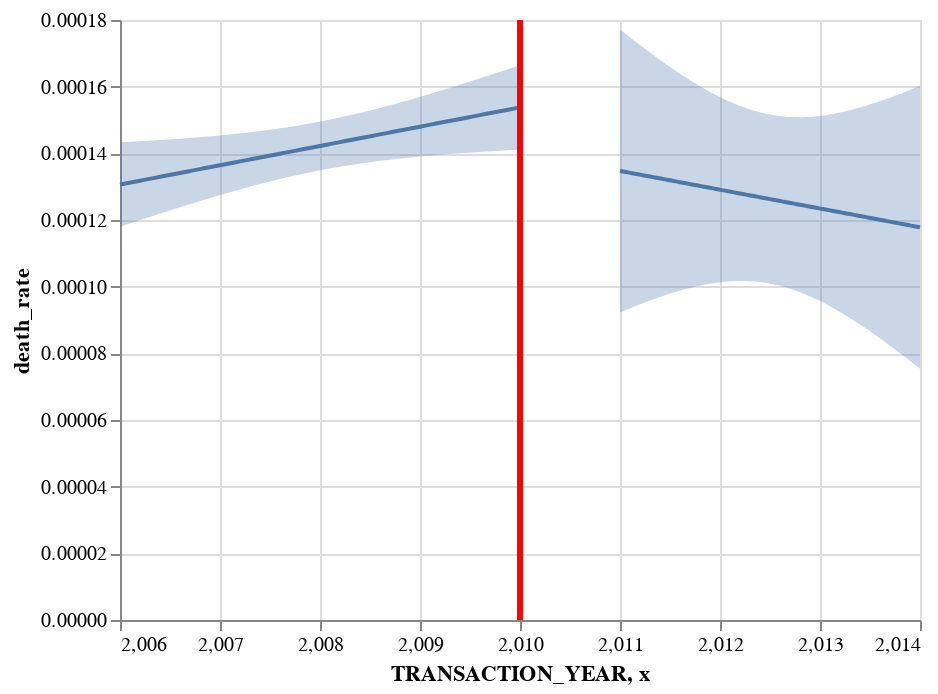

Notebook cell for this chart:
### Markdown cell above
> pre-post death rate

### Code cell
xvar= "TRANSACTION_YEAR"
yvar="death_rate"
fit, chart = pre_post(FL, yvar, xvar, 2010, alpha=0.05)
chart

### Figure 1 — Vega-Lite specification as saved in the notebook (floating-point values rounded to 4 significant figures)
{"config": {"view": {"continuousWidth": 400, "continuousHeight": 300}}, "layer": [{"data": {"name": "data-db74339cfa93f0171d5b25acb32b6cee"}, "mark": "errorband", "encoding": {"x": {"field": "TRANSACTION_YEAR", "type": "quantitative"}, "y": {"field": "ci_low", "title": "death_rate", "type": "quantitative"}, "y2": {"field": "ci_high"}}}, {"data": {"name": "data-50297051251eb2cb0eb5172eb2dfa0b2"}, "mark": "errorband", "encoding": {"x": {"field": "TRANSACTION_YEAR", "type": "quantitative"}, "y": {"field": "ci_low", "title": "death_rate", "type": "quantitative"}, "y2": {"field": "ci_high"}}}, {"data": {"name": "data-db74339cfa93f0171d5b25acb32b6cee"}, "mark": "line", "encoding": {"x": {"field": "TRANSACTION_YEAR", "type": "quantitative"}, "y": {"field": "death_rate", "type": "quantitative"}}}, {"data": {"name": "data-50297051251eb2cb0eb5172eb2dfa0b2"}, "mark": "line", "encoding": {"x": {"field": "TRANSACTION_YEAR", "type": "quantitative"}, "y": {"field": "death_rate", "type": "quantitative"}}}, {"data": {"name": "data-c6a99109c809d7b1b46dbbb9b2adf5d2"}, "mark": {"type": "rule", "color": "red", "strokeWidth": 3}, "encoding": {"x": {"field": "x", "type": "quantitative"}}}], "$schema": "https://vega.github.io/schema/vega-lite/v4.17.0.json", "datasets": {"data-db74339cfa93f0171d5b25acb32b6cee": [{"TRANSACTION_YEAR": 2006.0, "death_rate": 0.0001306, "ci_low": 0.000118, "ci_high": 0.0001433}, {"TRANSACTION_YEAR": 2006.0, "death_rate": 0.0001309, "ci_low": 0.0001184, "ci_high": 0.0001434}, {"TRANSACTION_YEAR": 2006.0, "death_rate": 0.0001311, "ci_low": 0.0001188, "ci_high": 0.0001434}, {"TRANSACTION_YEAR": 2006.0, "death_rate": 0.0001313, "ci_low": 0.0001192, "ci_high": 0.0001435}, {"TRANSACTION_YEAR": 2006.0, "death_rate": 0.0001316, "ci_low": 0.0001196, "ci_high": 0.0001436}, {"TRANSACTION_YEAR": 2006.0, "death_rate": 0.0001318, "ci_low": 0.00012, "ci_high": 0.0001436}, {"TRANSACTION_YEAR": 2006.0, "death_rate": 0.000132, "ci_low": 0.0001204, "ci_high": 0.0001437}, {"TRANSACTION_YEAR": 2006.0, "death_rate": 0.0001323, "ci_low": 0.0001208, "ci_high": 0.0001438}, {"TRANSACTION_YEAR": 2006.0, "death_rate": 0.0001325, "ci_low": 0.0001211, "ci_high": 0.0001438}, {"TRANSACTION_YEAR": 2006.0, "death_rate": 0.0001327, "ci_low": 0.0001215, "ci_high": 0.0001439}, {"TRANSACTION_YEAR": 2006.0, "death_rate": 0.000133, "ci_low": 0.0001219, "ci_high": 0.000144}, {"TRANSACTION_YEAR": 2006.0, "death_rate": 0.0001332, "ci_low": 0.0001223, "ci_high": 0.0001441}, {"TRANSACTION_YEAR": 2006.0, "death_rate": 0.0001334, "ci_low": 0.0001227, "ci_high": 0.0001441}, {"TRANSACTION_YEAR": 2007.0, "death_rate": 0.0001336, "ci_low": 0.0001231, "ci_high": 0.0001442}, {"TRANSACTION_YEAR": 2007.0, "death_rate": 0.0001339, "ci_low": 0.0001234, "ci_high": 0.0001443}, {"TRANSACTION_YEAR": 2007.0, "death_rate": 0.0001341, "ci_low": 0.0001238, "ci_high": 0.0001444}, {"TRANSACTION_YEAR": 2007.0, "death_rate": 0.0001343, "ci_low": 0.0001242, "ci_high": 0.0001445}, {"TRANSACTION_YEAR": 2007.0, "death_rate": 0.0001346, "ci_low": 0.0001246, "ci_high": 0.0001446}, {"TRANSACTION_YEAR": 2007.0, "death_rate": 0.0001348, "ci_low": 0.0001249, "ci_high": 0.0001447}, {"TRANSACTION_YEAR": 2007.0, "death_rate": 0.000135, "ci_low": 0.0001253, "ci_high": 0.0001448}, {"TRANSACTION_YEAR": 2007.0, "death_rate": 0.0001353, "ci_low": 0.0001257, "ci_high": 0.0001449}, {"TRANSACTION_YEAR": 2007.0, "death_rate": 0.0001355, "ci_low": 0.000126, "ci_high": 0.000145}, {"TRANSACTION_YEAR": 2007.0, "death_rate": 0.0001357, "ci_low": 0.0001264, "ci_high": 0.0001451}, {"TRANSACTION_YEAR": 2007.0, "death_rate": 0.000136, "ci_low": 0.0001268, "ci_high": 0.0001452}, {"TRANSACTION_YEAR": 2007.0, "death_rate": 0.0001362, "ci_low": 0.0001271, "ci_high": 0.0001453}, {"TRANSACTION_YEAR": 2007.0, "death_rate": 0.0001364, "ci_low": 0.0001275, "ci_high": 0.0001454}, {"TRANSACTION_YEAR": 2007.0, "death_rate": 0.0001367, "ci_low": 0.0001278, "ci_high": 0.0001455}, {"TRANSACTION_YEAR": 2007.0, "death_rate": 0.0001369, "ci_low": 0.0001282, "ci_high": 0.0001456}, {"TRANSACTION_YEAR": 2007.0, "death_rate": 0.0001371, "ci_low": 0.0001285, "ci_high": 0.0001457}, {"TRANSACTION_YEAR": 2007.0, "death_rate": 0.0001374, "ci_low": 0.0001288, "ci_high": 0.0001459}, {"TRANSACTION_YEAR": 2007.0, "death_rate": 0.0001376, "ci_low": 0.0001292, "ci_high": 0.000146}, {"TRANSACTION_YEAR": 2007.0, "death_rate": 0.0001378, "ci_low": 0.0001295, "ci_high": 0.0001461}, {"TRANSACTION_YEAR": 2007.0, "death_rate": 0.000138, "ci_low": 0.0001298, "ci_high": 0.0001462}, {"TRANSACTION_YEAR": 2007.0, "death_rate": 0.0001383, "ci_low": 0.0001302, "ci_high": 0.0001464}, {"TRANSACTION_YEAR": 2007.0, "death_rate": 0.0001385, "ci_low": 0.0001305, "ci_high": 0.0001465}, {"TRANSACTION_YEAR": 2007.0, "death_rate": 0.0001387, "ci_low": 0.0001308, "ci_high": 0.0001467}, {"TRANSACTION_YEAR": 2007.0, "death_rate": 0.000139, "ci_low": 0.0001311, "ci_high": 0.0001468}, {"TRANSACTION_YEAR": 2007.0, "death_rate": 0.0001392, "ci_low": 0.0001314, "ci_high": 0.000147}, {"TRANSACTION_YEAR": 2008.0, "death_rate": 0.0001394, "ci_low": 0.0001317, "ci_high": 0.0001472}, {"TRANSACTION_YEAR": 2008.0, "death_rate": 0.0001397, "ci_low": 0.000132, "ci_high": 0.0001473}, {"TRANSACTION_YEAR": 2008.0, "death_rate": 0.0001399, "ci_low": 0.0001323, "ci_high": 0.0001475}, {"TRANSACTION_YEAR": 2008.0, "death_rate": 0.0001401, "ci_low": 0.0001326, "ci_high": 0.0001477}, {"TRANSACTION_YEAR": 2008.0, "death_rate": 0.0001404, "ci_low": 0.0001329, "ci_high": 0.0001479}, {"TRANSACTION_YEAR": 2008.0, "death_rate": 0.0001406, "ci_low": 0.0001331, "ci_high": 0.000148}, {"TRANSACTION_YEAR": 2008.0, "death_rate": 0.0001408, "ci_low": 0.0001334, "ci_high": 0.0001482}, {"TRANSACTION_YEAR": 2008.0, "death_rate": 0.0001411, "ci_low": 0.0001337, "ci_high": 0.0001484}, {"TRANSACTION_YEAR": 2008.0, "death_rate": 0.0001413, "ci_low": 0.0001339, "ci_high": 0.0001486}, {"TRANSACTION_YEAR": 2008.0, "death_rate": 0.0001415, "ci_low": 0.0001342, "ci_high": 0.0001489}, {"TRANSACTION_YEAR": 2008.0, "death_rate": 0.0001417, "ci_low": 0.0001344, "ci_high": 0.0001491}, {"TRANSACTION_YEAR": 2008.0, "death_rate": 0.000142, "ci_low": 0.0001347, "ci_high": 0.0001493}, {"TRANSACTION_YEAR": 2008.0, "death_rate": 0.0001422, "ci_low": 0.0001349, "ci_high": 0.0001495}, {"TRANSACTION_YEAR": 2008.0, "death_rate": 0.0001424, "ci_low": 0.0001351, "ci_high": 0.0001498}, {"TRANSACTION_YEAR": 2008.0, "death_rate": 0.0001427, "ci_low": 0.0001354, "ci_high": 0.00015}, {"TRANSACTION_YEAR": 2008.0, "death_rate": 0.0001429, "ci_low": 0.0001356, "ci_high": 0.0001502}, {"TRANSACTION_YEAR": 2008.0, "death_rate": 0.0001431, "ci_low": 0.0001358, "ci_high": 0.0001505}, {"TRANSACTION_YEAR": 2008.0, "death_rate": 0.0001434, "ci_low": 0.000136, "ci_high": 0.0001508}, {"TRANSACTION_YEAR": 2008.0, "death_rate": 0.0001436, "ci_low": 0.0001362, "ci_high": 0.000151}, {"TRANSACTION_YEAR": 2008.0, "death_rate": 0.0001438, "ci_low": 0.0001364, "ci_high": 0.0001513}, {"TRANSACTION_YEAR": 2008.0, "death_rate": 0.0001441, "ci_low": 0.0001366, "ci_high": 0.0001516}, {"TRANSACTION_YEAR": 2008.0, "death_rate": 0.0001443, "ci_low": 0.0001368, "ci_high": 0.0001518}, {"TRANSACTION_YEAR": 2008.0, "death_rate": 0.0001445, "ci_low": 0.0001369, "ci_high": 0.0001521}, {"TRANSACTION_YEAR": 2008.0, "death_rate": 0.0001448, "ci_low": 0.0001371, "ci_high": 0.0001524}, {"TRANSACTION_YEAR": 2008.0, "death_rate": 0.000145, "ci_low": 0.0001373, "ci_high": 0.0001527}, {"TRANSACTION_YEAR": 2009.0, "death_rate": 0.0001452, "ci_low": 0.0001374, "ci_high": 0.000153}, {"TRANSACTION_YEAR": 2009.0, "death_rate": 0.0001455, "ci_low": 0.0001376, "ci_high": 0.0001533}, {"TRANSACTION_YEAR": 2009.0, "death_rate": 0.0001457, "ci_low": 0.0001377, "ci_high": 0.0001536}, {"TRANSACTION_YEAR": 2009.0, "death_rate": 0.0001459, "ci_low": 0.0001379, "ci_high": 0.0001539}, {"TRANSACTION_YEAR": 2009.0, "death_rate": 0.0001461, "ci_low": 0.000138, "ci_high": 0.0001543}, {"TRANSACTION_YEAR": 2009.0, "death_rate": 0.0001464, "ci_low": 0.0001382, "ci_high": 0.0001546}, {"TRANSACTION_YEAR": 2009.0, "death_rate": 0.0001466, "ci_low": 0.0001383, "ci_high": 0.0001549}, {"TRANSACTION_YEAR": 2009.0, "death_rate": 0.0001468, "ci_low": 0.0001384, "ci_high": 0.0001552}, {"TRANSACTION_YEAR": 2009.0, "death_rate": 0.0001471, "ci_low": 0.0001386, "ci_high": 0.0001556}, {"TRANSACTION_YEAR": 2009.0, "death_rate": 0.0001473, "ci_low": 0.0001387, "ci_high": 0.0001559}, {"TRANSACTION_YEAR": 2009.0, "death_rate": 0.0001475, "ci_low": 0.0001388, "ci_high": 0.0001563}, {"TRANSACTION_YEAR": 2009.0, "death_rate": 0.0001478, "ci_low": 0.0001389, "ci_high": 0.0001566}, {"TRANSACTION_YEAR": 2009.0, "death_rate": 0.000148, "ci_low": 0.000139, "ci_high": 0.000157}, {"TRANSACTION_YEAR": 2009.0, "death_rate": 0.0001482, "ci_low": 0.0001392, "ci_high": 0.0001573}, {"TRANSACTION_YEAR": 2009.0, "death_rate": 0.0001485, "ci_low": 0.0001393, "ci_high": 0.0001577}, {"TRANSACTION_YEAR": 2009.0, "death_rate": 0.0001487, "ci_low": 0.0001394, "ci_high": 0.000158}, {"TRANSACTION_YEAR": 2009.0, "death_rate": 0.0001489, "ci_low": 0.0001395, "ci_high": 0.0001584}, {"TRANSACTION_YEAR": 2009.0, "death_rate": 0.0001492, "ci_low": 0.0001396, "ci_high": 0.0001587}, {"TRANSACTION_YEAR": 2009.0, "death_rate": 0.0001494, "ci_low": 0.0001397, "ci_high": 0.0001591}, {"TRANSACTION_YEAR": 2009.0, "death_rate": 0.0001496, "ci_low": 0.0001398, "ci_high": 0.0001595}, {"TRANSACTION_YEAR": 2009.0, "death_rate": 0.0001498, "ci_low": 0.0001399, "ci_high": 0.0001598}, {"TRANSACTION_YEAR": 2009.0, "death_rate": 0.0001501, "ci_low": 0.0001399, "ci_high": 0.0001602}, {"TRANSACTION_YEAR": 2009.0, "death_rate": 0.0001503, "ci_low": 0.00014, "ci_high": 0.0001606}, {"TRANSACTION_YEAR": 2009.0, "death_rate": 0.0001505, "ci_low": 0.0001401, "ci_high": 0.000161}, {"TRANSACTION_YEAR": 2009.0, "death_rate": 0.0001508, "ci_low": 0.0001402, "ci_high": 0.0001614}, {"TRANSACTION_YEAR": 2010.0, "death_rate": 0.000151, "ci_low": 0.0001403, "ci_high": 0.0001617}, {"TRANSACTION_YEAR": 2010.0, "death_rate": 0.0001512, "ci_low": 0.0001404, "ci_high": 0.0001621}, {"TRANSACTION_YEAR": 2010.0, "death_rate": 0.0001515, "ci_low": 0.0001404, "ci_high": 0.0001625}, {"TRANSACTION_YEAR": 2010.0, "death_rate": 0.0001517, "ci_low": 0.0001405, "ci_high": 0.0001629}, {"TRANSACTION_YEAR": 2010.0, "death_rate": 0.0001519, "ci_low": 0.0001406, "ci_high": 0.0001633}, {"TRANSACTION_YEAR": 2010.0, "death_rate": 0.0001522, "ci_low": 0.0001407, "ci_high": 0.0001637}, {"TRANSACTION_YEAR": 2010.0, "death_rate": 0.0001524, "ci_low": 0.0001407, "ci_high": 0.0001641}, {"TRANSACTION_YEAR": 2010.0, "death_rate": 0.0001526, "ci_low": 0.0001408, "ci_high": 0.0001645}, {"TRANSACTION_YEAR": 2010.0, "death_rate": 0.0001529, "ci_low": 0.0001409, "ci_high": 0.0001649}, {"TRANSACTION_YEAR": 2010.0, "death_rate": 0.0001531, "ci_low": 0.0001409, "ci_high": 0.0001652}, {"TRANSACTION_YEAR": 2010.0, "death_rate": 0.0001533, "ci_low": 0.000141, "ci_high": 0.0001656}, {"TRANSACTION_YEAR": 2010.0, "death_rate": 0.0001536, "ci_low": 0.0001411, "ci_high": 0.000166}, {"TRANSACTION_YEAR": 2010.0, "death_rate": 0.0001538, "ci_low": 0.0001411, "ci_high": 0.0001664}], "data-50297051251eb2cb0eb5172eb2dfa0b2": [{"TRANSACTION_YEAR": 2011.0, "death_rate": 0.0001347, "ci_low": 9.229e-05, "ci_high": 0.0001772}, {"TRANSACTION_YEAR": 2011.0, "death_rate": 0.0001346, "ci_low": 9.266e-05, "ci_high": 0.0001764}, {"TRANSACTION_YEAR": 2011.0, "death_rate": 0.0001344, "ci_low": 9.304e-05, "ci_high": 0.0001757}, {"TRANSACTION_YEAR": 2011.0, "death_rate": 0.0001342, "ci_low": 9.34e-05, "ci_high": 0.000175}, {"TRANSACTION_YEAR": 2011.0, "death_rate": 0.000134, "ci_low": 9.376e-05, "ci_high": 0.0001743}, {"TRANSACTION_YEAR": 2011.0, "death_rate": 0.0001339, "ci_low": 9.412e-05, "ci_high": 0.0001736}, {"TRANSACTION_YEAR": 2011.0, "death_rate": 0.0001337, "ci_low": 9.447e-05, "ci_high": 0.0001729}, {"TRANSACTION_YEAR": 2011.0, "death_rate": 0.0001335, "ci_low": 9.482e-05, "ci_high": 0.0001723}, {"TRANSACTION_YEAR": 2011.0, "death_rate": 0.0001334, "ci_low": 9.516e-05, "ci_high": 0.0001716}, {"TRANSACTION_YEAR": 2011.0, "death_rate": 0.0001332, "ci_low": 9.55e-05, "ci_high": 0.0001709}, {"TRANSACTION_YEAR": 2011.0, "death_rate": 0.000133, "ci_low": 9.583e-05, "ci_high": 0.0001702}, {"TRANSACTION_YEAR": 2011.0, "death_rate": 0.0001329, "ci_low": 9.616e-05, "ci_high": 0.0001696}, {"TRANSACTION_YEAR": 2011.0, "death_rate": 0.0001327, "ci_low": 9.648e-05, "ci_high": 0.0001689}, {"TRANSACTION_YEAR": 2011.0, "death_rate": 0.0001325, "ci_low": 9.679e-05, "ci_high": 0.0001683}, {"TRANSACTION_YEAR": 2011.0, "death_rate": 0.0001324, "ci_low": 9.71e-05, "ci_high": 0.0001676}, {"TRANSACTION_YEAR": 2011.0, "death_rate": 0.0001322, "ci_low": 9.74e-05, "ci_high": 0.000167}, {"TRANSACTION_YEAR": 2011.0, "death_rate": 0.000132, "ci_low": 9.769e-05, "ci_high": 0.0001663}, {"TRANSACTION_YEAR": 2012.0, "death_rate": 0.0001318, "ci_low": 9.798e-05, "ci_high": 0.0001657}, {"TRANSACTION_YEAR": 2012.0, "death_rate": 0.0001317, "ci_low": 9.826e-05, "ci_high": 0.0001651}, {"TRANSACTION_YEAR": 2012.0, "death_rate": 0.0001315, "ci_low": 9.853e-05, "ci_high": 0.0001645}, {"TRANSACTION_YEAR": 2012.0, "death_rate": 0.0001313, "ci_low": 9.879e-05, "ci_high": 0.0001639}, {"TRANSACTION_YEAR": 2012.0, "death_rate": 0.0001312, "ci_low": 9.904e-05, "ci_high": 0.0001633}, {"TRANSACTION_YEAR": 2012.0, "death_rate": 0.000131, "ci_low": 9.928e-05, "ci_high": 0.0001627}, {"TRANSACTION_YEAR": 2012.0, "death_rate": 0.0001308, "ci_low": 9.952e-05, "ci_high": 0.0001621}, {"TRANSACTION_YEAR": 2012.0, "death_rate": 0.0001307, "ci_low": 9.974e-05, "ci_high": 0.0001616}, {"TRANSACTION_YEAR": 2012.0, "death_rate": 0.0001305, "ci_low": 9.996e-05, "ci_high": 0.000161}, {"TRANSACTION_YEAR": 2012.0, "death_rate": 0.0001303, "ci_low": 0.0001002, "ci_high": 0.0001605}, {"TRANSACTION_YEAR": 2012.0, "death_rate": 0.0001302, "ci_low": 0.0001004, "ci_high": 0.00016}, {"TRANSACTION_YEAR": 2012.0, "death_rate": 0.00013, "ci_low": 0.0001005, "ci_high": 0.0001594}, {"TRANSACTION_YEAR": 2012.0, "death_rate": 0.0001298, "ci_low": 0.0001007, "ci_high": 0.0001589}, {"TRANSACTION_YEAR": 2012.0, "death_rate": 0.0001296, "ci_low": 0.0001009, "ci_high": 0.0001584}, {"TRANSACTION_YEAR": 2012.0, "death_rate": 0.0001295, "ci_low": 0.000101, "ci_high": 0.0001579}, {"TRANSACTION_YEAR": 2012.0, "death_rate": 0.0001293, "ci_low": 0.0001012, "ci_high": 0.0001575}, {"TRANSACTION_YEAR": 2012.0, "death_rate": 0.0001291, "ci_low": 0.0001013, "ci_high": 0.000157}, {"TRANSACTION_YEAR": 2012.0, "death_rate": 0.000129, "ci_low": 0.0001014, "ci_high": 0.0001566}, {"TRANSACTION_YEAR": 2012.0, "death_rate": 0.0001288, "ci_low": 0.0001015, "ci_high": 0.0001561}, {"TRANSACTION_YEAR": 2012.0, "death_rate": 0.0001286, "ci_low": 0.0001015, "ci_high": 0.0001557}, {"TRANSACTION_YEAR": 2012.0, "death_rate": 0.0001285, "ci_low": 0.0001016, "ci_high": 0.0001553}, {"TRANSACTION_YEAR": 2012.0, "death_rate": 0.0001283, "ci_low": 0.0001017, "ci_high": 0.0001549}, {"TRANSACTION_YEAR": 2012.0, "death_rate": 0.0001281, "ci_low": 0.0001017, "ci_high": 0.0001546}, {"TRANSACTION_YEAR": 2012.0, "death_rate": 0.000128, "ci_low": 0.0001017, "ci_high": 0.0001542}, {"TRANSACTION_YEAR": 2012.0, "death_rate": 0.0001278, "ci_low": 0.0001017, "ci_high": 0.0001539}, {"TRANSACTION_YEAR": 2012.0, "death_rate": 0.0001276, "ci_low": 0.0001017, "ci_high": 0.0001536}, {"TRANSACTION_YEAR": 2012.0, "death_rate": 0.0001274, "ci_low": 0.0001016, "ci_high": 0.0001533}, {"TRANSACTION_YEAR": 2012.0, "death_rate": 0.0001273, "ci_low": 0.0001016, "ci_high": 0.000153}, {"TRANSACTION_YEAR": 2012.0, "death_rate": 0.0001271, "ci_low": 0.0001015, "ci_high": 0.0001527}, {"TRANSACTION_YEAR": 2012.0, "death_rate": 0.0001269, "ci_low": 0.0001014, "ci_high": 0.0001524}, {"TRANSACTION_YEAR": 2012.0, "death_rate": 0.0001268, "ci_low": 0.0001013, "ci_high": 0.0001522}, {"TRANSACTION_YEAR": 2012.0, "death_rate": 0.0001266, "ci_low": 0.0001012, "ci_high": 0.000152}, {"TRANSACTION_YEAR": 2012.0, "death_rate": 0.0001264, "ci_low": 0.0001011, "ci_high": 0.0001518}, {"TRANSACTION_YEAR": 2012.0, "death_rate": 0.0001263, "ci_low": 0.0001009, "ci_high": 0.0001516}, {"TRANSACTION_YEAR": 2013.0, "death_rate": 0.0001261, "ci_low": 0.0001007, "ci_high": 0.0001515}, {"TRANSACTION_YEAR": 2013.0, "death_rate": 0.0001259, "ci_low": 0.0001005, "ci_high": 0.0001513}, {"TRANSACTION_YEAR": 2013.0, "death_rate": 0.0001258, "ci_low": 0.0001003, "ci_high": 0.0001512}, {"TRANSACTION_YEAR": 2013.0, "death_rate": 0.0001256, "ci_low": 0.0001001, "ci_high": 0.0001511}, {"TRANSACTION_YEAR": 2013.0, "death_rate": 0.0001254, "ci_low": 9.984e-05, "ci_high": 0.000151}, {"TRANSACTION_YEAR": 2013.0, "death_rate": 0.0001253, "ci_low": 9.957e-05, "ci_high": 0.0001509}, {"TRANSACTION_YEAR": 2013.0, "death_rate": 0.0001251, "ci_low": 9.928e-05, "ci_high": 0.0001509}, {"TRANSACTION_YEAR": 2013.0, "death_rate": 0.0001249, "ci_low": 9.898e-05, "ci_high": 0.0001508}, {"TRANSACTION_YEAR": 2013.0, "death_rate": 0.0001247, "ci_low": 9.866e-05, "ci_high": 0.0001508}, {"TRANSACTION_YEAR": 2013.0, "death_rate": 0.0001246, "ci_low": 9.832e-05, "ci_high": 0.0001508}, {"TRANSACTION_YEAR": 2013.0, "death_rate": 0.0001244, "ci_low": 9.797e-05, "ci_high": 0.0001508}, {"TRANSACTION_YEAR": 2013.0, "death_rate": 0.0001242, "ci_low": 9.76e-05, "ci_high": 0.0001509}, {"TRANSACTION_YEAR": 2013.0, "death_rate": 0.0001241, "ci_low": 9.721e-05, "ci_high": 0.0001509}, {"TRANSACTION_YEAR": 2013.0, "death_rate": 0.0001239, "ci_low": 9.681e-05, "ci_high": 0.000151}, {"TRANSACTION_YEAR": 2013.0, "death_rate": 0.0001237, "ci_low": 9.64e-05, "ci_high": 0.0001511}, {"TRANSACTION_YEAR": 2013.0, "death_rate": 0.0001236, "ci_low": 9.597e-05, "ci_high": 0.0001512}, {"TRANSACTION_YEAR": 2013.0, "death_rate": 0.0001234, "ci_low": 9.552e-05, "ci_high": 0.0001513}, {"TRANSACTION_YEAR": 2013.0, "death_rate": 0.0001232, "ci_low": 9.506e-05, "ci_high": 0.0001514}, {"TRANSACTION_YEAR": 2013.0, "death_rate": 0.0001231, "ci_low": 9.459e-05, "ci_high": 0.0001515}, {"TRANSACTION_YEAR": 2013.0, "death_rate": 0.0001229, "ci_low": 9.411e-05, "ci_high": 0.0001517}, {"TRANSACTION_YEAR": 2013.0, "death_rate": 0.0001227, "ci_low": 9.361e-05, "ci_high": 0.0001518}, {"TRANSACTION_YEAR": 2013.0, "death_rate": 0.0001225, "ci_low": 9.31e-05, "ci_high": 0.000152}, {"TRANSACTION_YEAR": 2013.0, "death_rate": 0.0001224, "ci_low": 9.258e-05, "ci_high": 0.0001522}, {"TRANSACTION_YEAR": 2013.0, "death_rate": 0.0001222, "ci_low": 9.205e-05, "ci_high": 0.0001524}, {"TRANSACTION_YEAR": 2013.0, "death_rate": 0.000122, "ci_low": 9.151e-05, "ci_high": 0.0001526}, {"TRANSACTION_YEAR": 2013.0, "death_rate": 0.0001219, "ci_low": 9.095e-05, "ci_high": 0.0001528}, {"TRANSACTION_YEAR": 2013.0, "death_rate": 0.0001217, "ci_low": 9.039e-05, "ci_high": 0.000153}, {"TRANSACTION_YEAR": 2013.0, "death_rate": 0.0001215, "ci_low": 8.982e-05, "ci_high": 0.0001532}, {"TRANSACTION_YEAR": 2013.0, "death_rate": 0.0001214, "ci_low": 8.923e-05, "ci_high": 0.0001535}, {"TRANSACTION_YEAR": 2013.0, "death_rate": 0.0001212, "ci_low": 8.864e-05, "ci_high": 0.0001537}, {"TRANSACTION_YEAR": 2013.0, "death_rate": 0.000121, "ci_low": 8.804e-05, "ci_high": 0.000154}, {"TRANSACTION_YEAR": 2013.0, "death_rate": 0.0001209, "ci_low": 8.743e-05, "ci_high": 0.0001543}, {"TRANSACTION_YEAR": 2013.0, "death_rate": 0.0001207, "ci_low": 8.682e-05, "ci_high": 0.0001546}, {"TRANSACTION_YEAR": 2014.0, "death_rate": 0.0001205, "ci_low": 8.619e-05, "ci_high": 0.0001548}, {"TRANSACTION_YEAR": 2014.0, "death_rate": 0.0001203, "ci_low": 8.556e-05, "ci_high": 0.0001551}, {"TRANSACTION_YEAR": 2014.0, "death_rate": 0.0001202, "ci_low": 8.492e-05, "ci_high": 0.0001554}, {"TRANSACTION_YEAR": 2014.0, "death_rate": 0.00012, "ci_low": 8.428e-05, "ci_high": 0.0001557}, {"TRANSACTION_YEAR": 2014.0, "death_rate": 0.0001198, "ci_low": 8.363e-05, "ci_high": 0.0001561}, {"TRANSACTION_YEAR": 2014.0, "death_rate": 0.0001197, "ci_low": 8.297e-05, "ci_high": 0.0001564}, {"TRANSACTION_YEAR": 2014.0, "death_rate": 0.0001195, "ci_low": 8.231e-05, "ci_high": 0.0001567}, {"TRANSACTION_YEAR": 2014.0, "death_rate": 0.0001193, "ci_low": 8.164e-05, "ci_high": 0.000157}, {"TRANSACTION_YEAR": 2014.0, "death_rate": 0.0001192, "ci_low": 8.096e-05, "ci_high": 0.0001574}, {"TRANSACTION_YEAR": 2014.0, "death_rate": 0.000119, "ci_low": 8.028e-05, "ci_high": 0.0001577}, {"TRANSACTION_YEAR": 2014.0, "death_rate": 0.0001188, "ci_low": 7.959e-05, "ci_high": 0.0001581}, {"TRANSACTION_YEAR": 2014.0, "death_rate": 0.0001187, "ci_low": 7.89e-05, "ci_high": 0.0001584}, {"TRANSACTION_YEAR": 2014.0, "death_rate": 0.0001185, "ci_low": 7.821e-05, "ci_high": 0.0001588}, {"TRANSACTION_YEAR": 2014.0, "death_rate": 0.0001183, "ci_low": 7.751e-05, "ci_high": 0.0001591}, {"TRANSACTION_YEAR": 2014.0, "death_rate": 0.0001182, "ci_low": 7.68e-05, "ci_high": 0.0001595}, {"TRANSACTION_YEAR": 2014.0, "death_rate": 0.000118, "ci_low": 7.609e-05, "ci_high": 0.0001599}, {"TRANSACTION_YEAR": 2014.0, "death_rate": 0.0001178, "ci_low": 7.538e-05, "ci_high": 0.0001602}], "data-c6a99109c809d7b1b46dbbb9b2adf5d2": [{"x": 2010}]}}
